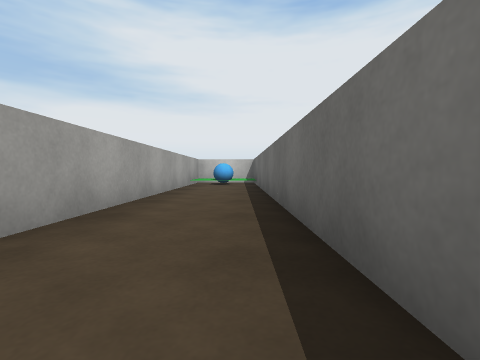
[1] (above)

18 first-person views from a walk through a 3-D level made in the Unity game engine. The camera is 0.21 m above the floor, tilts 2° down and sees 85° across. The floor is counted in squares, 0.5 m on a side. Each view is taken from the middle of a square. On the plan, view 1 faces up. The plan holds only what a view shows up to about 9 squares ahead; the rest is blank. The place goes on beyond the plan. Surface patterns are stand-ins for the level's own textures.

[2]
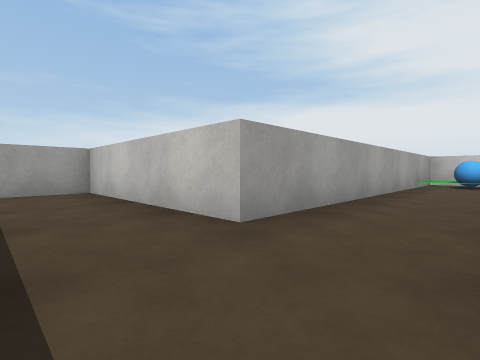

[3]
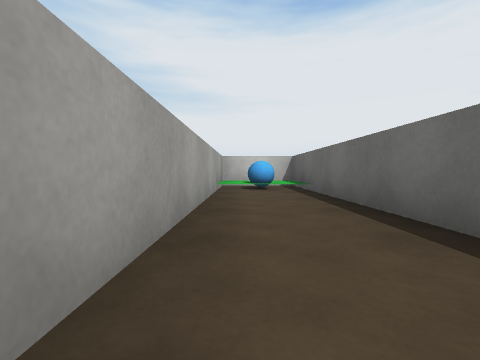

[4]
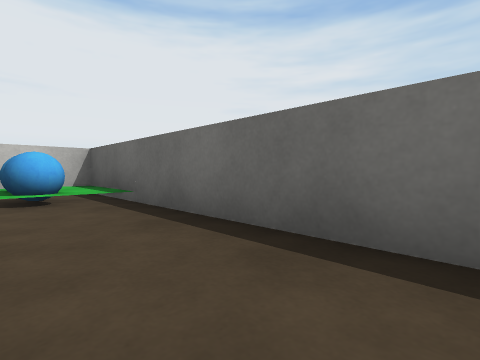

[5]
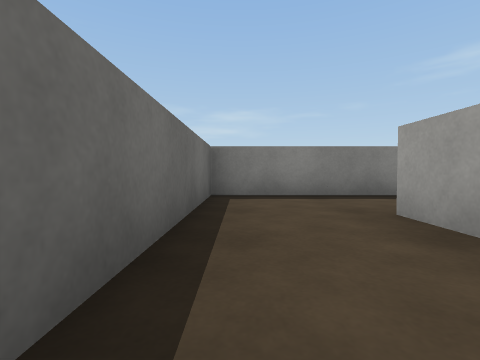

[6]
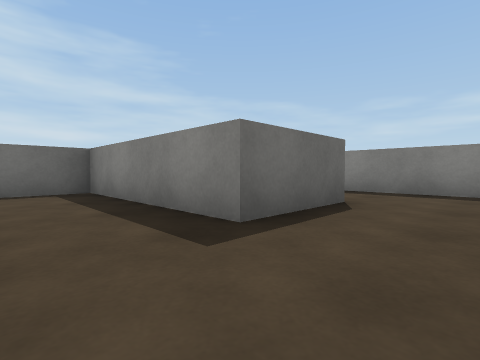

[7]
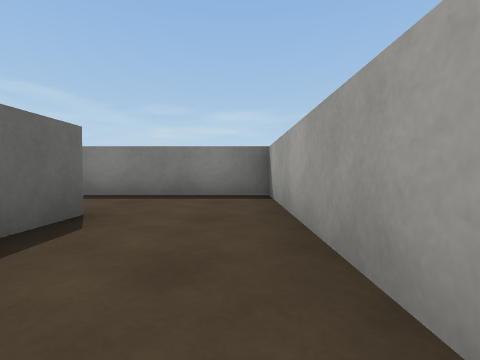

[8]
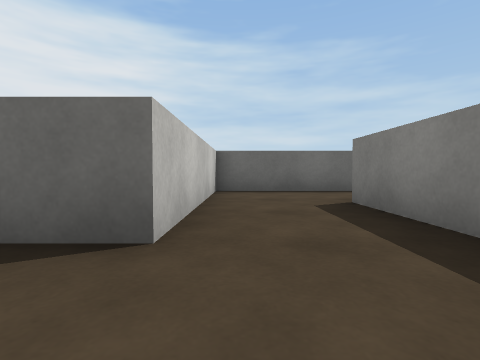

[9]
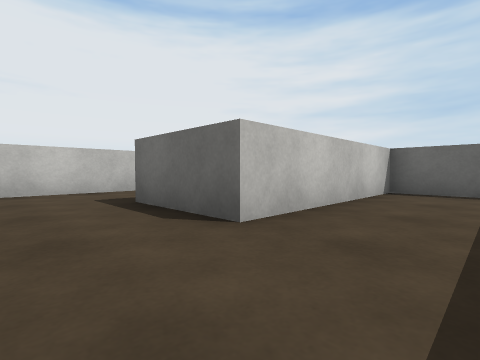

[10]
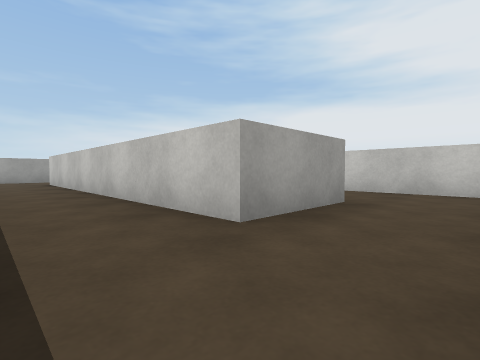

[11]
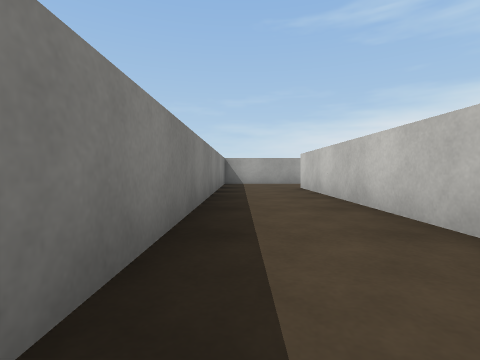

[12]
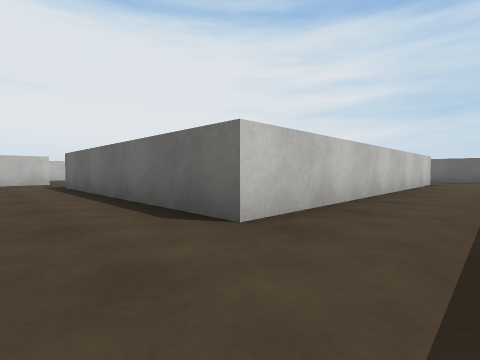

[13]
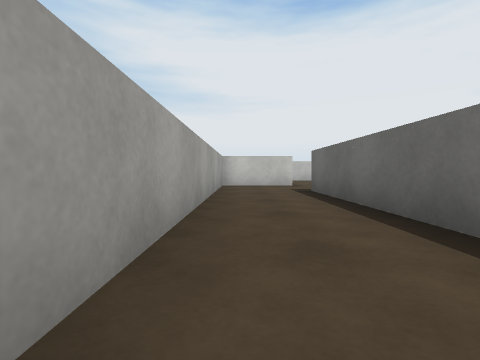

[14]
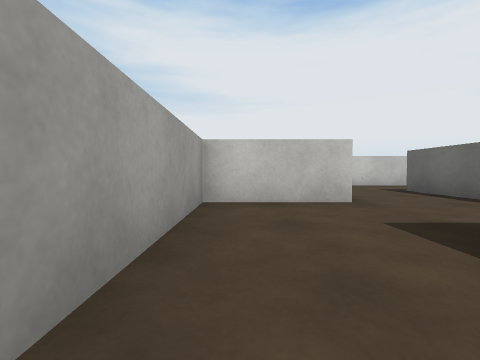

[15]
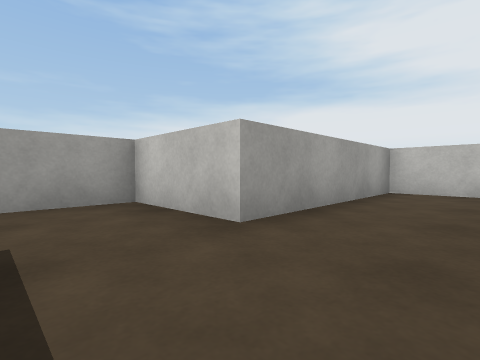

[16]
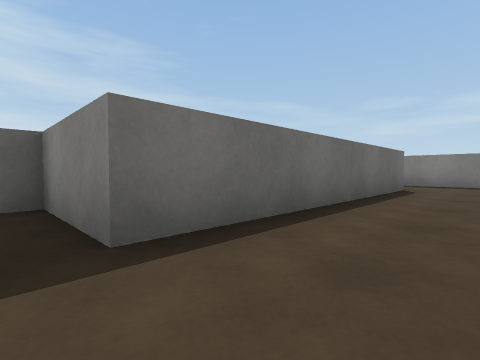

[17]
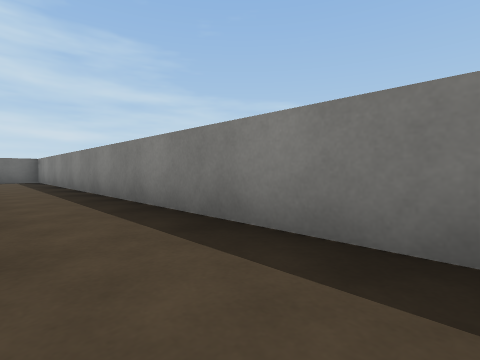

[18]
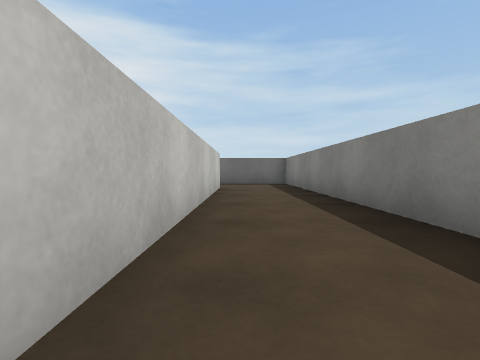

### Floor plan
Ten units are one square. View 1 is at (0, 0); x grows to the right and y downward. Boxes are objects, and circles mark ways between rooms. Rooms are numbered by the first view taken in them; rooms with no view inside come last. Other rooms are left out.
<svg viewBox="-120 -100 130 190">
<path fill="none" stroke="#000" d="M-35 5 5 5 5 -95 -15 -95 -15 -15 -35 -15M-35 -15 -55 -15 -55 25M-35 25 -35 5M-55 25 -55 45 -15 45M-15 25 -35 25M-15 45 -15 65 -95 65 -95 5 -75 5 -75 1M-95 -15 -115 -15 -115 85 5 85 5 45M5 45 5 25 -15 25"/>
<rect x="-15" y="-85" width="20" height="10" fill="#bbb"><title>blue ball</title></rect>
<rect x="-15" y="-95" width="20" height="10" fill="#bbb"><title>other object</title></rect>
<circle cx="-25" cy="-5" r="3" fill="#2a7"/>
<circle cx="-45" cy="15" r="3" fill="#2a7"/>
<circle cx="-25" cy="35" r="3" fill="#2a7"/>
<circle cx="-5" cy="55" r="3" fill="#2a7"/>
<text x="-10" y="-40">1</text>
<text x="-50" y="0">2</text>
<text x="-40" y="30">3</text>
<text x="-70" y="70">4</text>
<text x="-10" y="30">5</text>
</svg>
Room 1 opens to room 2. Room 2 opens to room 3. Room 3 opens to room 5. Room 4 opens to room 5.

Where each view was taken, in squares from view 1:
view 1: 0 up, 0 right, facing up
view 2: 0 up, 0 right, facing up-left
view 3: 2 up, 1 left, facing up
view 4: 4 up, 1 left, facing up-right
view 5: 4 up, 0 right, facing down
view 6: 1 up, 5 left, facing down-right
view 7: 0 up, 5 left, facing down
view 8: 3 down, 5 left, facing right
view 9: 4 down, 5 left, facing up-right
view 10: 8 down, 0 right, facing up-left
view 11: 8 down, 3 left, facing left
view 12: 8 down, 11 left, facing up-right
view 13: 6 down, 11 left, facing up
view 14: 2 down, 11 left, facing up
view 15: 0 up, 8 left, facing up-left
view 16: 0 up, 11 left, facing down-right
view 17: 7 down, 11 left, facing down-right
view 18: 7 down, 8 left, facing right
